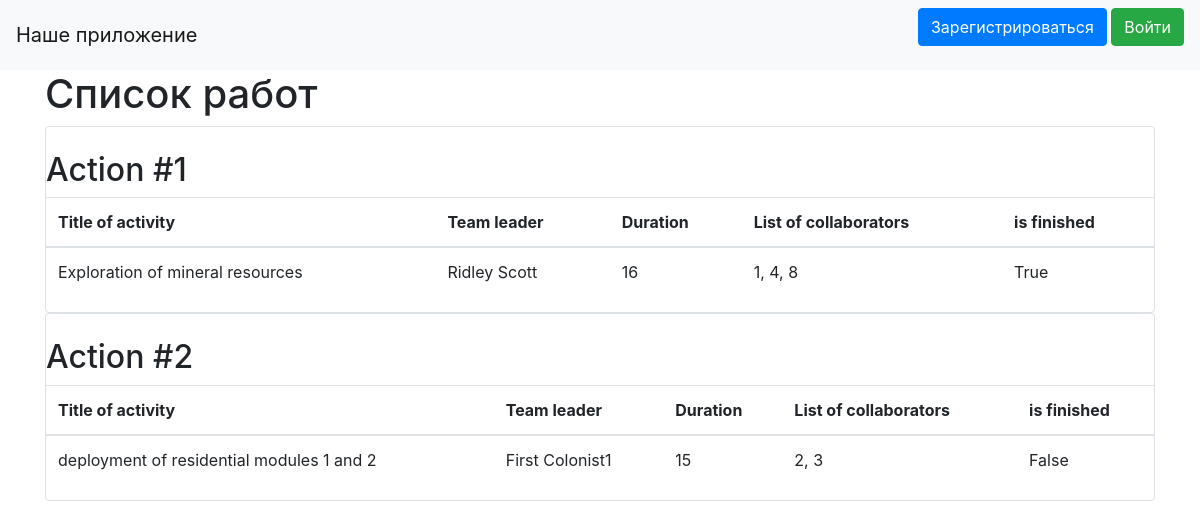
Before: / with the older database file.
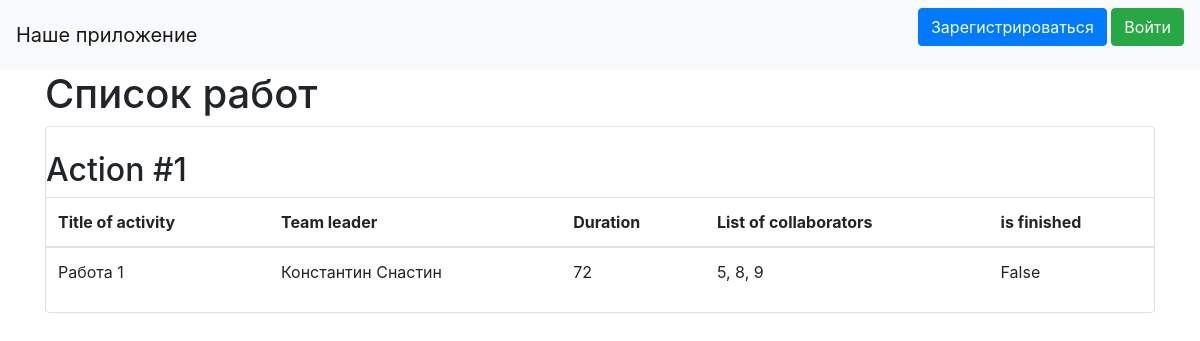
After: the same page with the newer database file.
### data/jobs.py (models this page shows)
class Job(SqlAlchemyBase):
    __tablename__ = 'jobs'
    id = sqlalchemy.Column(sqlalchemy.Integer,
                           primary_key=True, autoincrement=True)
    job = sqlalchemy.Column(sqlalchemy.String, nullable=True)
    work_size = sqlalchemy.Column(sqlalchemy.Integer, nullable=True)
    collaborators = sqlalchemy.Column(sqlalchemy.String, nullable=True)
    start_date = sqlalchemy.Column(sqlalchemy.DateTime,
                                   default=datetime.datetime.now)
    end_date = sqlalchemy.Column(sqlalchemy.DateTime,
                                 default=datetime.datetime.now)
    is_finished = sqlalchemy.Column(sqlalchemy.Boolean, default=False)
    team_leader = sqlalchemy.Column(sqlalchemy.Integer,
                                       sqlalchemy.ForeignKey("users.id"))
    user = orm.relationship('User')

### data/users.py (models this page shows, shortened)
class User(SqlAlchemyBase, UserMixin):
    __tablename__ = 'users'
    id = sqlalchemy.Column(sqlalchemy.Integer,
                           primary_key=True, autoincrement=True)
    surname = sqlalchemy.Column(sqlalchemy.String, nullable=True)
    name = sqlalchemy.Column(sqlalchemy.String, nullable=True)
    age = sqlalchemy.Column(sqlalchemy.Integer, nullable=True)
    position = sqlalchemy.Column(sqlalchemy.String, nullable=True)
    speciality = sqlalchemy.Column(sqlalchemy.String, nullable=True)
    address = sqlalchemy.Column(sqlalchemy.String, nullable=True)
    email = sqlalchemy.Column(sqlalchemy.String,
                              index=True, unique=True, nullable=True)
    hashed_password = sqlalchemy.Column(sqlalchemy.String, nullable=True)
    modified_date = sqlalchemy.Column(sqlalchemy.DateTime,
                                      default=datetime.datetime.now)

### main.py (the view)
@app.route("/")
def index():
    db_sess = db_session.create_session()
    jobs = db_sess.query(Job).all()
    return render_template("index.html", jobs=jobs)

### data/db_session.py (called while the page is built)
def create_session() -> Session:
    global __factory
    return __factory()

### templates/index.html (shortened to what this page needs)
{% extends "base.html" %} {% block content %}
<h1>Список работ</h1>
 {% for item in jobs %}
<div class="col-md6 border rounded">
  <br />
  <h2>Action #{{ item.id }}</h2>
  <table class="table">
    <thead>
      <tr>
        <th scope="col">Title of activity</th>
        <th scope="col">Team leader</th>
        <th scope="col">Duration</th>
        <th scope="col">List of collaborators</th>
        <th scope="col">is finished</th>
      </tr>
    </thead>
    <tbody>
      <tr>
        <td>{{ item.job }}</td>
        <td>{{ item.user.name }} {{item.user.surname}}</td>
        <td>{{ item.work_size }}</td>
        <td>{{ item.collaborators }}</td>
        <td>{{ item.is_finished }}</td>
      </tr>
    </tbody>
  </table>
</div>
{% endfor %} {% endblock %}

### templates/base.html (shortened to what this page needs)
<!DOCTYPE html>
<html lang="en">
  <head>
    <link
      rel="stylesheet"
      href="https://stackpath.bootstrapcdn.com/bootstrap/4.4.1/css/bootstrap.min.css"
    />
  </head>
  <body>
    <header>
      <nav class="navbar navbar-light bg-light">
        <a class="navbar-brand" href="#">Наше приложение</a>
        {% if current_user.is_authenticated %}
        <a class="navbar-brand" href="/logout">{{ current_user.name }}</a>
        {% else %}
        <p>
          <a class="btn btn-primary" href="/register">Зарегистрироваться</a>
          <a class="btn btn-success" href="/login">Войти</a>
        </p>
        {% endif %}
      </nav>
    </header>
    <main role="main" class="container">{% block content %}{% endblock %}</main>
  </body>
</html>

Changed rows visible on the page:
removed Job: id "2", job "deployment of residential modules 1 and 2", user.name "First", user.surname "Colonist1", work_size "15", collaborators "2, 3", is_finished "False"
changed Job id 1: job "Exploration of mineral resources" → "Работа 1"; user.name "Ridley" → "Константин"; user.surname "Scott" → "Снастин"; work_size "16" → "72"; collaborators "1, 4, 8" → "5, 8, 9"; is_finished "True" → "False"
